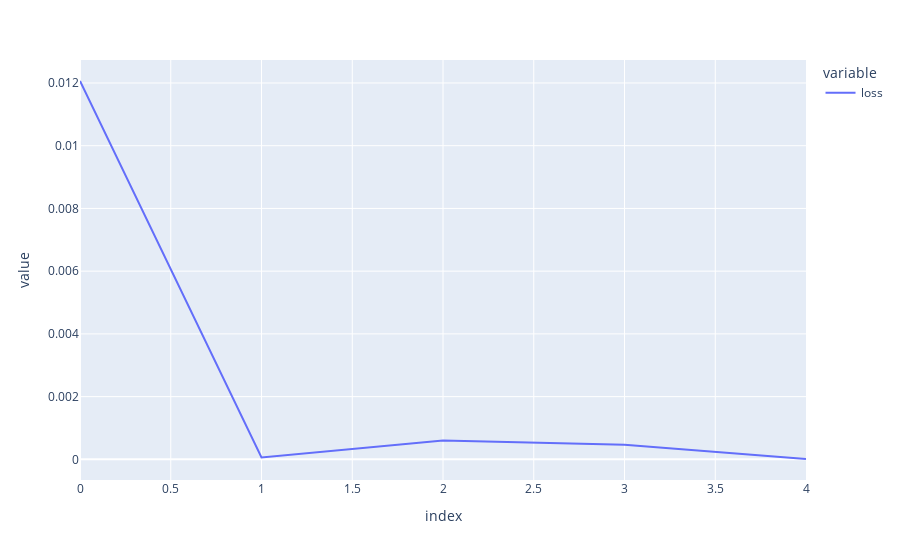

The code cell stored with this chart in its notebook:
### Code cell
px.line(perdidas)

### Figure 1 — Plotly figure (JSON) as saved in the notebook; plotly's stock layout.template omitted (floating-point values rounded to 4 significant figures)
{"data": [{"hovertemplate": "variable=loss<br>index=%{x}<br>value=%{y}<extra></extra>", "legendgroup": "loss", "line": {"color": "#636efa", "dash": "solid"}, "marker": {"symbol": "circle"}, "mode": "lines", "name": "loss", "orientation": "v", "showlegend": true, "type": "scatter", "x": [0, 1, 2, 3, 4], "xaxis": "x", "y": [0.01206, 6.302e-05, 0.0006012, 0.0004672, 1.137e-05], "yaxis": "y"}], "layout": {"autosize": true, "legend": {"title": {"text": "variable"}, "tracegroupgap": 0}, "margin": {"t": 60}, "xaxis": {"anchor": "y", "autorange": true, "domain": [0, 1], "range": [0, 4], "title": {"text": "index"}, "type": "linear"}, "yaxis": {"anchor": "x", "autorange": true, "domain": [0, 1], "range": [-0.0006582, 0.01273], "title": {"text": "value"}, "type": "linear"}}}
